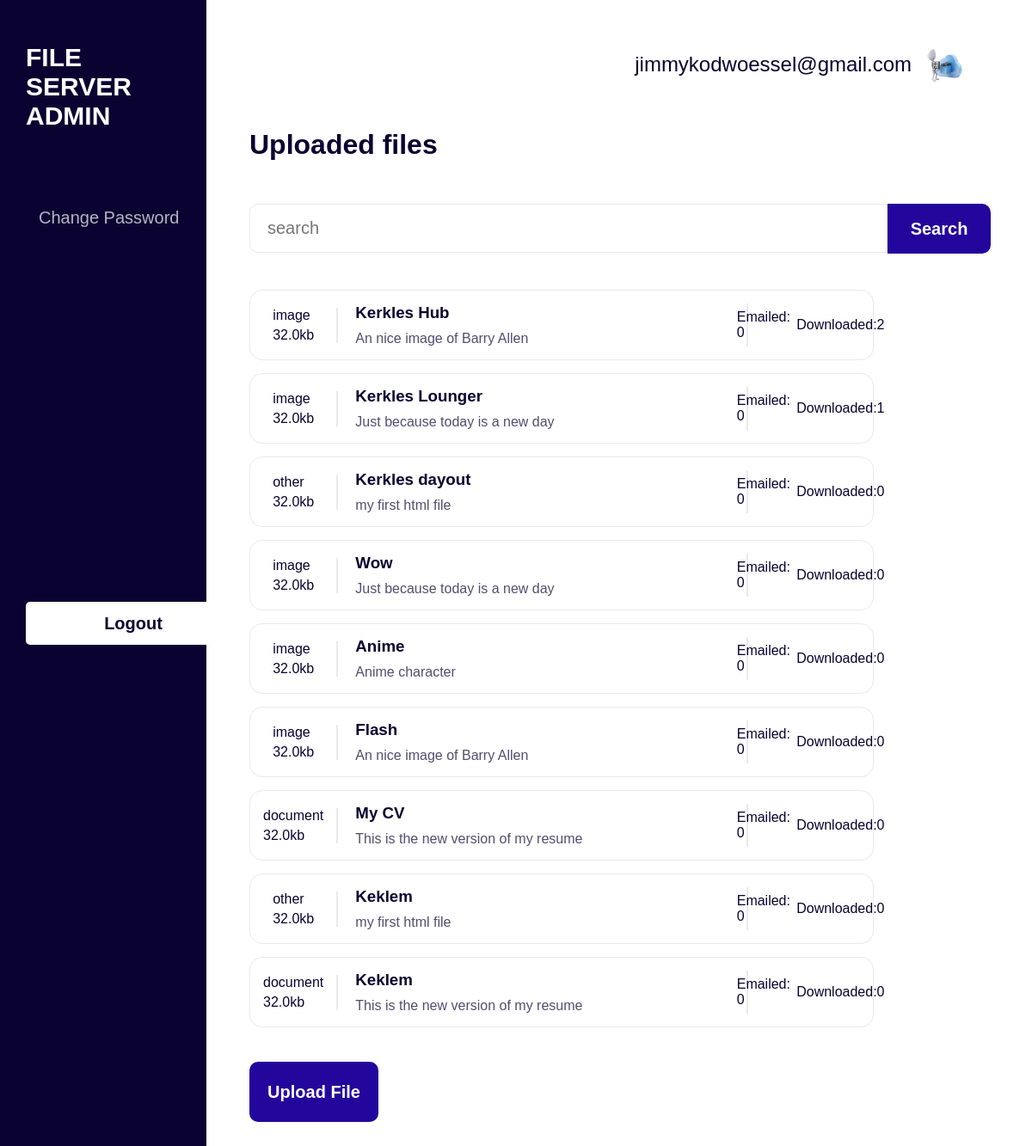
The page /administration/files/ (signed in) on the database as committed earlier.
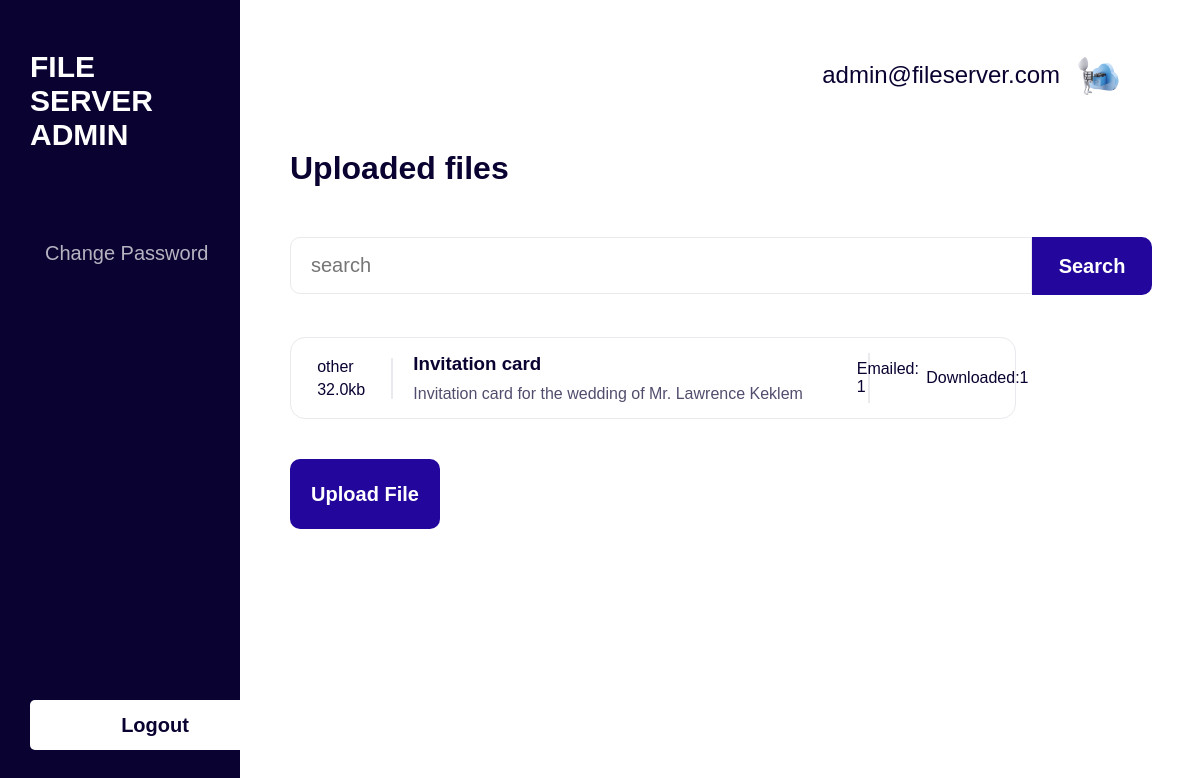
The same page on the database as committed later.
### userAuth/models.py (models this page shows, shortened)
class User(AbstractBaseUser, PermissionsMixin):
    email = models.EmailField(unique=True)
    name = models.CharField(max_length=150, default="")
    is_active = models.BooleanField(default=True)
    is_staff = models.BooleanField(default=False)
    date_joined = models.DateTimeField(default=timezone.now)
    last_login = models.DateTimeField(blank=True, null=True)
    is_email_verified = models.BooleanField(default=False)
    objects = CustomUserManager()
    USERNAME_FIELD = 'email'
    EMAIL_FIELD = 'email'
    REQUIRED_FIELDS = []
    class Meta:
        verbose_name = 'User'
        verbose_name_plural = 'Users'
        ordering = ['-date_joined']
    groups = models.ManyToManyField(
        'auth.Group',
        related_name='auth_users',
        blank=True,
        verbose_name='groups',
        help_text='The groups this user belongs to. A user will get all permissions granted to each of their groups.',
    )
    user_permissions = models.ManyToManyField(
        'auth.Permission',
        related_name='auth_users',
        blank=True,
        verbose_name='user permissions',
        help_text='Specific permissions for this user.',
        related_query_name='user',
    )

### fileManager/models.py (models this page shows, shortened)
class File(models.Model):
    id = models.AutoField(primary_key=True)
    title = models.CharField(max_length=255, blank=False)
    description = models.TextField(blank=True)
    file = models.FileField(upload_to='', default='')
    date = models.DateTimeField(auto_now_add=True)
    file_type = models.CharField(max_length=50, blank=True)
    downloads_count = models.IntegerField(default=0)
    emailed_count = models.IntegerField(default=0)
    objects = FileManager()
    class Meta:
        ordering = ["-date"]

### administration/views.py (the view)
# urls.py: path('files/', views.files, name='files'),
@login_required
@staff_member_required
def files(request):
    user = request.user
    files = File.objects.all()
    if request.method == 'POST':
        query = request.POST.get('query')
        files = File.objects.search(query=query)
        return render(request, 'admin/files.html', {'user': user, 'files': files, 'query': query})
    else:
        return render(request, 'admin/files.html', {'user': user, 'files': files})

### administration/templates/admin/files.html (shortened to what this page needs)
<!DOCTYPE html>
<html lang="en">
<head>
    {% load static %}
    <link rel="stylesheet" href="{% static 'css/filestyle.css' %}">
</head>
<body>
    <div class="container">
        <div class="aside">
            <h1>File Server Admin</h1>
            <div class="actionables">
                <a href="/reset_password">change password</a>
            </div>
            <form method="post" action="{% url 'logout' %}">
                <button type="submit">Logout</button>
            </form>
        </div>
        <div class="content">
            <div class="profile">
                <p class="email">{{ user.email }}</p>
                <img src="{% static 'images/filesys.png' %}" alt="">
            </div>
            <h1>Uploaded files</h1>
            <div class="searchbar">
                <form method="post" action="{% url 'files' %}">
                    <input type="text" placeholder="search" name="query" value="{{query}}">
                    <button type="submit">Search</button>
                </form>
            </div>
            {% if files|length > 0%}
                <div class="files">
                    {% for file in files %}
                        <div class="file">
                            <div class="thumbnail">
                                <div class="thumb">
                                    <p>{{file.file_type}}</p>
                                    <p>32.0kb</p>
                                </div>
                            </div>
                            <div class="item">
                                <h3>{{ file.title }}</</h3>
                                <p>{{ file.description }}</p>
                            </div>
                            <div class="action">
                                <p>Emailed: {{file.emailed_count}}</p>
                                <p>Downloaded:{{file.downloads_count}}</p>
                            </div>
                        </div>
                    {% endfor %}
                </div>
            {% else %}
                <p>No files found</p>
            {% endif %}
            <div class="upload">
                <a href="/administration/upload/" class="upload">Upload File</a>
            </div>
        </div>
    </div>
</body>
</html>

Rows that differ between the two databases and show on the page:
removed File: file_type "image", title "Kerkles Hub", description "An nice image of Barry Allen", emailed_count "0", downloads_count "2"
removed File: file_type "image", title "Kerkles Lounger", description "Just because today is a new day", emailed_count "0", downloads_count "1"
removed File: file_type "other", title "Kerkles dayout", description "my first html file", emailed_count "0", downloads_count "0"
removed File: file_type "image", title "Wow", description "Just because today is a new day", emailed_count "0", downloads_count "0"
removed File: file_type "image", title "Anime", description "Anime character", emailed_count "0", downloads_count "0"
removed File: file_type "image", title "Flash", description "An nice image of Barry Allen", emailed_count "0", downloads_count "0"
removed File: file_type "document", title "My CV", description "This is the new version of my resume", emailed_count "0", downloads_count "0"
removed File: file_type "other", title "Keklem", description "my first html file", emailed_count "0", downloads_count "0"
removed File: file_type "document", title "Keklem", description "This is the new version of my resume", emailed_count "0", downloads_count "0"
changed User: email "jimmykodwoessel@gmail.com" → "admin@fileserver.com"
added File: file_type "other", title "Invitation card", description "Invitation card for the wedding of Mr. Lawrence Keklem", emailed_count "1", downloads_count "1"
